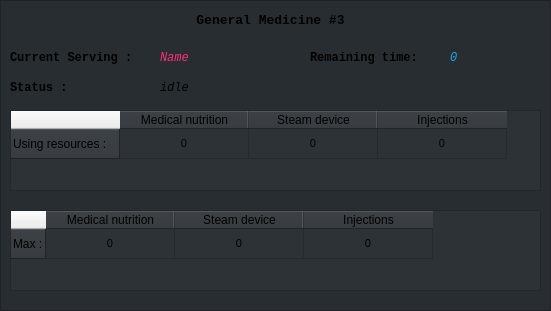
       <widget class="QFrame" name="frame_12">
        <property name="geometry">
         <rect>
          <x>1210</x>
          <y>410</y>
          <width>551</width>
          <height>311</height>
         </rect>
        </property>
        <property name="styleSheet">
         <string notr="true">QFrame
{
background-color: rgb(40, 45, 50);
	border-color: rgb(255, 44, 121);
}
QFrame:hover
{
background-color: rgb(40, 45, 50);
	border-color: rgb(255, 44, 121);
}</string>
        </property>
        <property name="frameShape">
         <enum>QFrame::StyledPanel</enum>
        </property>
        <property name="frameShadow">
         <enum>QFrame::Raised</enum>
        </property>
        <widget class="QLabel" name="label_70">
         <property name="geometry">
          <rect>
           <x>10</x>
           <y>10</y>
           <width>521</width>
           <height>20</height>
          </rect>
         </property>
         <property name="font">
          <font>
           <family>Consolas</family>
           <pointsize>10</pointsize>
           <weight>75</weight>
           <bold>true</bold>
          </font>
         </property>
         <property name="text">
          <string>General Medicine #3</string>
         </property>
         <property name="alignment">
          <set>Qt::AlignCenter</set>
         </property>
        </widget>
        <widget class="QLabel" name="label_73">
         <property name="geometry">
          <rect>
           <x>10</x>
           <y>50</y>
           <width>141</width>
           <height>16</height>
          </rect>
         </property>
         <property name="font">
          <font>
           <family>Consolas</family>
           <pointsize>9</pointsize>
           <weight>75</weight>
           <bold>true</bold>
          </font>
         </property>
         <property name="text">
          <string>Current Serving : </string>
         </property>
        </widget>
        <widget class="QLabel" name="gm3name">
         <property name="geometry">
          <rect>
           <x>160</x>
           <y>50</y>
           <width>141</width>
           <height>16</height>
          </rect>
         </property>
         <property name="font">
          <font>
           <family>Consolas</family>
           <pointsize>9</pointsize>
           <weight>50</weight>
           <italic>true</italic>
           <bold>false</bold>
          </font>
         </property>
         <property name="styleSheet">
          <string notr="true">color: rgb(255, 44, 121);</string>
         </property>
         <property name="text">
          <string>Name</string>
         </property>
        </widget>
        <widget class="QLabel" name="gm3time">
         <property name="geometry">
          <rect>
           <x>450</x>
           <y>50</y>
           <width>81</width>
           <height>16</height>
          </rect>
         </property>
         <property name="font">
          <font>
           <family>Consolas</family>
           <pointsize>9</pointsize>
           <weight>50</weight>
           <italic>true</italic>
           <bold>false</bold>
          </font>
         </property>
         <property name="styleSheet">
          <string notr="true">color: rgb(28, 167, 236);</string>
         </property>
         <property name="text">
          <string>0</string>
         </property>
        </widget>
        <widget class="QLabel" name="label_76">
         <property name="geometry">
          <rect>
           <x>310</x>
           <y>50</y>
           <width>131</width>
           <height>16</height>
          </rect>
         </property>
         <property name="font">
          <font>
           <family>Consolas</family>
           <pointsize>9</pointsize>
           <weight>75</weight>
           <bold>true</bold>
          </font>
         </property>
         <property name="text">
          <string>Remaining time: </string>
         </property>
        </widget>
        <widget class="QTableWidget" name="gm3using">
         <property name="geometry">
          <rect>
           <x>10</x>
           <y>110</y>
           <width>531</width>
           <height>81</height>
          </rect>
         </property>
         <property name="font">
          <font>
           <pointsize>8</pointsize>
          </font>
         </property>
         <property name="styleSheet">
          <string notr="true">background-color: rgb(45, 50, 55);</string>
         </property>
         <attribute name="horizontalHeaderDefaultSectionSize">
          <number>129</number>
         </attribute>
         <row>
          <property name="text">
           <string>Using resources : </string>
          </property>
         </row>
         <column>
          <property name="text">
           <string>Medical nutrition</string>
          </property>
          <property name="textAlignment">
           <set>AlignCenter</set>
          </property>
         </column>
         <column>
          <property name="text">
           <string>Steam device</string>
          </property>
         </column>
         <column>
          <property name="text">
           <string>Injections</string>
          </property>
         </column>
         <item row="0" column="0">
          <property name="text">
           <string>0</string>
          </property>
          <property name="textAlignment">
           <set>AlignCenter</set>
          </property>
         </item>
         <item row="0" column="1">
          <property name="text">
           <string>0</string>
          </property>
          <property name="textAlignment">
           <set>AlignCenter</set>
          </property>
         </item>
         <item row="0" column="2">
          <property name="text">
           <string>0</string>
          </property>
          <property name="textAlignment">
           <set>AlignCenter</set>
          </property>
         </item>
        </widget>
        <widget class="QLabel" name="gm3stat">
         <property name="geometry">
          <rect>
           <x>160</x>
           <y>80</y>
           <width>141</width>
           <height>16</height>
          </rect>
         </property>
         <property name="font">
          <font>
           <family>Consolas</family>
           <pointsize>9</pointsize>
           <weight>50</weight>
           <italic>true</italic>
           <bold>false</bold>
          </font>
         </property>
         <property name="text">
          <string>idle</string>
         </property>
        </widget>
        <widget class="QLabel" name="label_78">
         <property name="geometry">
          <rect>
           <x>10</x>
           <y>80</y>
           <width>141</width>
           <height>16</height>
          </rect>
         </property>
         <property name="font">
          <font>
           <family>Consolas</family>
           <pointsize>9</pointsize>
           <weight>75</weight>
           <bold>true</bold>
          </font>
         </property>
         <property name="text">
          <string>Status : </string>
         </property>
        </widget>
        <widget class="QTableWidget" name="gm3max">
         <property name="geometry">
          <rect>
           <x>10</x>
           <y>210</y>
           <width>531</width>
           <height>81</height>
          </rect>
         </property>
         <property name="font">
          <font>
           <pointsize>8</pointsize>
          </font>
         </property>
         <property name="styleSheet">
          <string notr="true">background-color: rgb(45, 50, 55);</string>
         </property>
         <attribute name="horizontalHeaderDefaultSectionSize">
          <number>129</number>
         </attribute>
         <row>
          <property name="text">
           <string>Max :</string>
          </property>
         </row>
         <column>
          <property name="text">
           <string>Medical nutrition</string>
          </property>
          <property name="textAlignment">
           <set>AlignCenter</set>
          </property>
         </column>
         <column>
          <property name="text">
           <string>Steam device</string>
          </property>
         </column>
         <column>
          <property name="text">
           <string>Injections</string>
          </property>
         </column>
         <item row="0" column="0">
          <property name="text">
           <string>0</string>
          </property>
          <property name="textAlignment">
           <set>AlignCenter</set>
          </property>
         </item>
         <item row="0" column="1">
          <property name="text">
           <string>0</string>
          </property>
          <property name="textAlignment">
           <set>AlignCenter</set>
          </property>
         </item>
         <item row="0" column="2">
          <property name="text">
           <string>0</string>
          </property>
          <property name="textAlignment">
           <set>AlignCenter</set>
          </property>
         </item>
        </widget>
       </widget>
